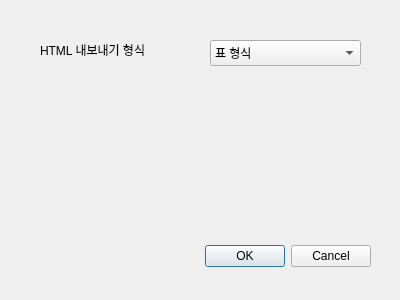
<?xml version="1.0" encoding="UTF-8"?>
<ui version="4.0">
 <class>SettingDialog</class>
 <widget class="QDialog" name="SettingDialog">
  <property name="geometry">
   <rect>
    <x>0</x>
    <y>0</y>
    <width>400</width>
    <height>300</height>
   </rect>
  </property>
  <property name="windowTitle">
   <string>Dialog</string>
  </property>
  <widget class="QDialogButtonBox" name="buttonBox">
   <property name="geometry">
    <rect>
     <x>30</x>
     <y>240</y>
     <width>341</width>
     <height>32</height>
    </rect>
   </property>
   <property name="orientation">
    <enum>Qt::Horizontal</enum>
   </property>
   <property name="standardButtons">
    <set>QDialogButtonBox::Cancel|QDialogButtonBox::Ok</set>
   </property>
  </widget>
  <widget class="QLabel" name="label">
   <property name="geometry">
    <rect>
     <x>40</x>
     <y>40</y>
     <width>161</width>
     <height>20</height>
    </rect>
   </property>
   <property name="text">
    <string>HTML 내보내기 형식</string>
   </property>
  </widget>
  <widget class="QComboBox" name="comboBox">
   <property name="geometry">
    <rect>
     <x>210</x>
     <y>40</y>
     <width>151</width>
     <height>26</height>
    </rect>
   </property>
   <item>
    <property name="text">
     <string>표 형식</string>
    </property>
   </item>
   <item>
    <property name="text">
     <string>리스트 형식</string>
    </property>
   </item>
  </widget>
 </widget>
 <resources/>
 <connections>
  <connection>
   <sender>buttonBox</sender>
   <signal>accepted()</signal>
   <receiver>SettingDialog</receiver>
   <slot>accept()</slot>
   <hints>
    <hint type="sourcelabel">
     <x>248</x>
     <y>254</y>
    </hint>
    <hint type="destinationlabel">
     <x>157</x>
     <y>274</y>
    </hint>
   </hints>
  </connection>
  <connection>
   <sender>buttonBox</sender>
   <signal>rejected()</signal>
   <receiver>SettingDialog</receiver>
   <slot>reject()</slot>
   <hints>
    <hint type="sourcelabel">
     <x>316</x>
     <y>260</y>
    </hint>
    <hint type="destinationlabel">
     <x>286</x>
     <y>274</y>
    </hint>
   </hints>
  </connection>
 </connections>
</ui>
